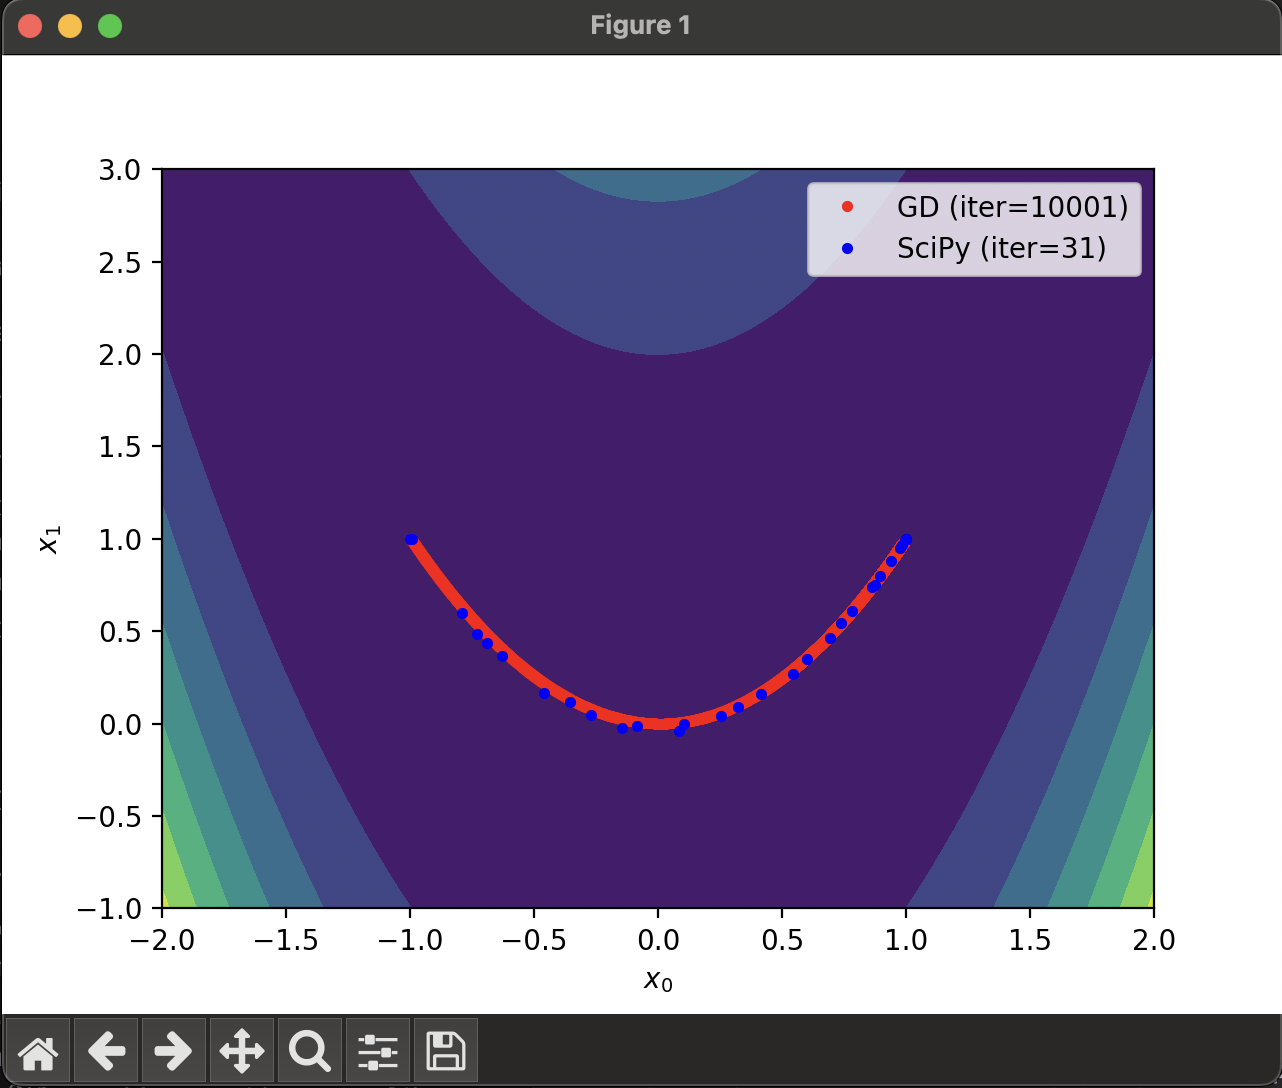

Reproduce this figure in Python.
import numpy as np
import matplotlib.pyplot as plt
from scipy.optimize import minimize

if __name__ == '__main__':
    # Define a cost function and its gradient
    f   = lambda x: (1 - x[0])**2 + 100*(x[1] - x[0]**2)**2
    fd  = lambda x: np.array([
        -2 * (1 - x[0]) - 400 * x[0] * (x[1] - x[0]**2),
        200 * (x[1] - x[0]**2)
    ])

    # Define the configuration
    x_init = [-1, 1]   # Please try other initial points
    learn_rate = 0.001 # Please try 0.01, 0.005, and 0.0001
    max_iter = 10000   # Please try 100, 1000, and 100000
    # learn_rate = 0.0001
    # max_iter = 100000
    min_tol = 1e-6

    # Optimize the cost function using my gradient descent
    x = np.array(x_init)
    gd_xs = [x]
    for i in range(max_iter):
        # Perform the gradient descent
        xp = x
        x = x - learn_rate * fd(x)
        gd_xs.append(x)

        # Check the terminal condition
        if np.linalg.norm(x - xp) < min_tol:
            break
    gd_xs = np.array(gd_xs)

    # Optimize the cost function using SciPy
    result = minimize(f, x_init, tol=min_tol, options={'maxiter': max_iter, 'return_all': True})
    sp_xs = np.array(result.allvecs)

    # Visualize the results
    x_range = np.linspace(-2, 2, 100)
    y_range = np.linspace(-1, 3, 100)
    xx, yy = np.meshgrid(x_range, y_range)
    zz = f((xx, yy))
    plt.contourf(xx, yy, zz)
    plt.plot(gd_xs[:,0], gd_xs[:,1], 'r.', label=f'GD (iter={len(gd_xs)})')
    plt.plot(sp_xs[:,0], sp_xs[:,1], 'b.', label=f'SciPy (iter={result.nit})')
    plt.xlabel('$x_0$')
    plt.ylabel('$x_1$')
    plt.legend()
    plt.show()
